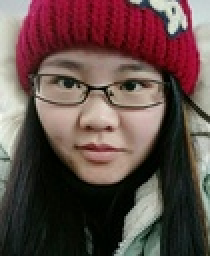
%> input picture K_means_Image_Compress/zll.jpg, 105 x 128 px, shrunk from 572 x 699 before the run (shown 2 times larger)
$ octave ex7.m   (GNU Octave 9; MATLAB toolbox functions it lacks are replaced by stand-ins)
%> lines starting %> are read from the running program, lines starting %| are printed output that depends on the picture
### K_means_Image_Compress/kMeansInitCentroids.m
function centroids = kMeansInitCentroids(X, K)
%KMEANSINITCENTROIDS This function initializes K centroids that are to be
%used in K-Means on the dataset X
%   centroids = KMEANSINITCENTROIDS(X, K) returns K initial centroids to be
%   used with the K-Means on the dataset X
%

% You should return this values correctly
centroids = zeros(K, size(X, 2));

% ====================== YOUR CODE HERE ======================
% Instructions: You should set centroids to randomly chosen examples from
%               the dataset X
%

% Randomly reorder the indices of examples
randidx = randperm(size(X, 1));
% Take the frist K examples as centroids
centroids = X(randidx(1:K), :);


% =============================================================

end

### K_means_Image_Compress/runkMeans.m
function [centroids, idx] = runkMeans(X, initial_centroids, ...
                                      max_iters, plot_progress)
%RUNKMEANS runs the K-Means algorithm on data matrix X, where each row of X
%is a single example
%   [centroids, idx] = RUNKMEANS(X, initial_centroids, max_iters, ...
%   plot_progress) runs the K-Means algorithm on data matrix X, where each
%   row of X is a single example. It uses initial_centroids used as the
%   initial centroids. max_iters specifies the total number of interactions
%   of K-Means to execute. plot_progress is a true/false flag that
%   indicates if the function should also plot its progress as the
%   learning happens. This is set to false by default. runkMeans returns
%   centroids, a Kxn matrix of the computed centroids and idx, a m x 1
%   vector of centroid assignments (i.e. each entry in range [1..K])
%

% Set default value for plot progress
if ~exist('plot_progress', 'var') || isempty(plot_progress)
    plot_progress = false;
end

% Plot the data if we are plotting progress
if plot_progress
    figure;
    hold on;
end

% Initialize values
[m n] = size(X);
K = size(initial_centroids, 1);
centroids = initial_centroids;
previous_centroids = centroids;
idx = zeros(m, 1);

% Run K-Means
for i=1:max_iters

    % Output progress
    fprintf('K-Means iteration %d/%d...\n', i, max_iters);
    if exist('OCTAVE_VERSION')
        fflush(stdout);
    end

    % For each example in X, assign it to the closest centroid
    idx = findClosestCentroids(X, centroids);

    % Optionally, plot progress here
    if plot_progress
        plotProgresskMeans(X, centroids, previous_centroids, idx, K, i);
        previous_centroids = centroids;
        fprintf('Press enter to continue.\n');
        pause;
    end

    % Given the memberships, compute new centroids
    centroids = computeCentroids(X, idx, K);
end

% Hold off if we are plotting progress
if plot_progress
    hold off;
end

end

### K_means_Image_Compress/findClosestCentroids.m
function idx = findClosestCentroids(X, centroids)
%FINDCLOSESTCENTROIDS computes the centroid memberships for every example
%   idx = FINDCLOSESTCENTROIDS (X, centroids) returns the closest centroids
%   in idx for a dataset X where each row is a single example. idx = m x 1
%   vector of centroid assignments (i.e. each entry in range [1..K])
%

% Set K
K = size(centroids, 1);

% You need to return the following variables correctly.
idx = zeros(size(X,1), 1);

% ====================== YOUR CODE HERE ======================
% Instructions: Go over every example, find its closest centroid, and store
%               the index inside idx at the appropriate location.
%               Concretely, idx(i) should contain the index of the centroid
%               closest to example i. Hence, it should be a value in the
%               range 1..K
%
% Note: You can use a for-loop over the examples to compute this.
%
M = size(X, 1);
d = zeros(K, 1); % distance vector

for i = 1:M
    for j=1:K
        d(j) = (X(i,:)-centroids(j,:)) * (X(i,:)-centroids(j,:))';
    end
    [no_use, j] = min(d);
    idx(i) = j;
end


% =============================================================

end

### K_means_Image_Compress/computeCentroids.m
function centroids = computeCentroids(X, idx, K)
%COMPUTECENTROIDS returs the new centroids by computing the means of the
%data points assigned to each centroid.
%   centroids = COMPUTECENTROIDS(X, idx, K) returns the new centroids by
%   computing the means of the data points assigned to each centroid. It is
%   given a dataset X where each row is a single data point, a vector
%   idx of centroid assignments (i.e. each entry in range [1..K]) for each
%   example, and K, the number of centroids. You should return a matrix
%   centroids, where each row of centroids is the mean of the data points
%   assigned to it.
%

% Useful variables
[m n] = size(X);

% You need to return the following variables correctly.
centroids = zeros(K, n);


% ====================== YOUR CODE HERE ======================
% Instructions: Go over every centroid and compute mean of all points that
%               belong to it. Concretely, the row vector centroids(i, :)
%               should contain the mean of the data points assigned to
%               centroid i.
%
% Note: You can use a for-loop over the centroids to compute this.
%

for k=1:K
    idx_k = idx==k;
    Ck = sum(idx_k);
    centroids(k,:)=1/Ck * sum(X(idx_k, :));
end


% =============================================================


end

### K_means_Image_Compress/ex7.m
%% Machine Learning Online Class
%  Exercise 7 | Principle Component Analysis and K-Means Clustering
%


%% ============= Part 4: K-Means Clustering on Pixels ===============
%  In this exercise, you will use K-Means to compress an image. To do this,
%  you will first run K-Means on the colors of the pixels in the image and
%  then you will map each pixel on to it's closest centroid.
%
%  You should now complete the code in kMeansInitCentroids.m
%

fprintf('\nRunning K-Means clustering on pixels from an image.\n\n');

% You should try different values of K and max_iters here
K = 10;

max_iters = 10;

% Load an image of a bird
% A = double(imread('bird_small.png'));
% Load an image of me ^ ^
A = double(imread('zll.jpg'));
% If imread does not work for you, you can try instead
%   load ('bird_small.mat');

A = A / 255; % Divide by 255 so that all values are in the range 0 - 1

% Size of the image
img_size = size(A);
%> img_size = [128 105 3]

% Reshape the image into an Nx3 matrix where N = number of pixels.
% Each row will contain the Red, Green and Blue pixel values
% This gives us our dataset matrix X that we will use K-Means on.
X = reshape(A, img_size(1) * img_size(2), 3);

% Run your K-Means algorithm on this data


% When using K-Means, it is important the initialize the centroids
% randomly.
% You should complete the code in kMeansInitCentroids.m before proceeding
initial_centroids = kMeansInitCentroids(X, K);
%> in kMeansInitCentroids, `centroids = X(randidx(1:K), :);`: centroids = [0.051 0.0784 0.0471; 0.0118 0.0314 0.0157; 0.247 0.051 0.0549; 0.286 0.165 0.153; 0.69 0.576 0.522; 0.651 0.569 0.494; 0.0235 0.0118 0; 0.0118 0.051 0.0157; 0.533 0.0471 0.141; 0.486 0.42 0.341]
%> initial_centroids has the same summary as centroids in kMeansInitCentroids

% Run K-Means
[centroids, idx] = runkMeans(X, initial_centroids, max_iters);
%> in runkMeans, `previous_centroids = centroids;`: previous_centroids has the same summary as centroids in kMeansInitCentroids
%> centroids = [0.16 0.165 0.143; 0.0356 0.0526 0.0269; 0.356 0.0527 0.0854; 0.318 0.271 0.232; 0.784 0.775 0.737; 0.652 0.587 0.538; 0.0104 0.0214 0.00357; 0.0786 0.0978 0.0775; 0.545 0.0832 0.188; 0.502 0.431 0.381]

% fprintf('Program paused. Press enter to continue.\n');
% pause;


%% ================= Part 5: Image Compression ======================
%  In this part of the exercise, you will use the clusters of K-Means to
%  compress an image. To do this, we first find the closest clusters for
%  each example. After that, we

fprintf('\nApplying K-Means to compress an image.\n\n');

% Find closest cluster members
idx = findClosestCentroids(X, centroids);

% Essentially, now we have represented the image X as in terms of the
% indices in idx.

% We can now recover the image from the indices (idx) by mapping each pixel
% (specified by it's index in idx) to the centroid value
X_recovered = centroids(idx,:);

% Reshape the recovered image into proper dimensions
X_recovered = reshape(X_recovered, img_size(1), img_size(2), 3);
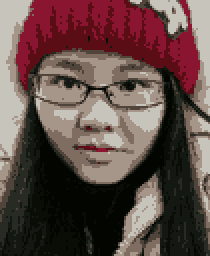
%> X_recovered: size 128x105x3 double (shown 2 times larger); mean R, G, B 0.383, 0.296, 0.281

% Display the original image
subplot(1, 2, 1);
imagesc(A);
title('Original');

% Display compressed image side by side
subplot(1, 2, 2);
imagesc(X_recovered)
title(sprintf('Compressed, with %d colors.', K));
